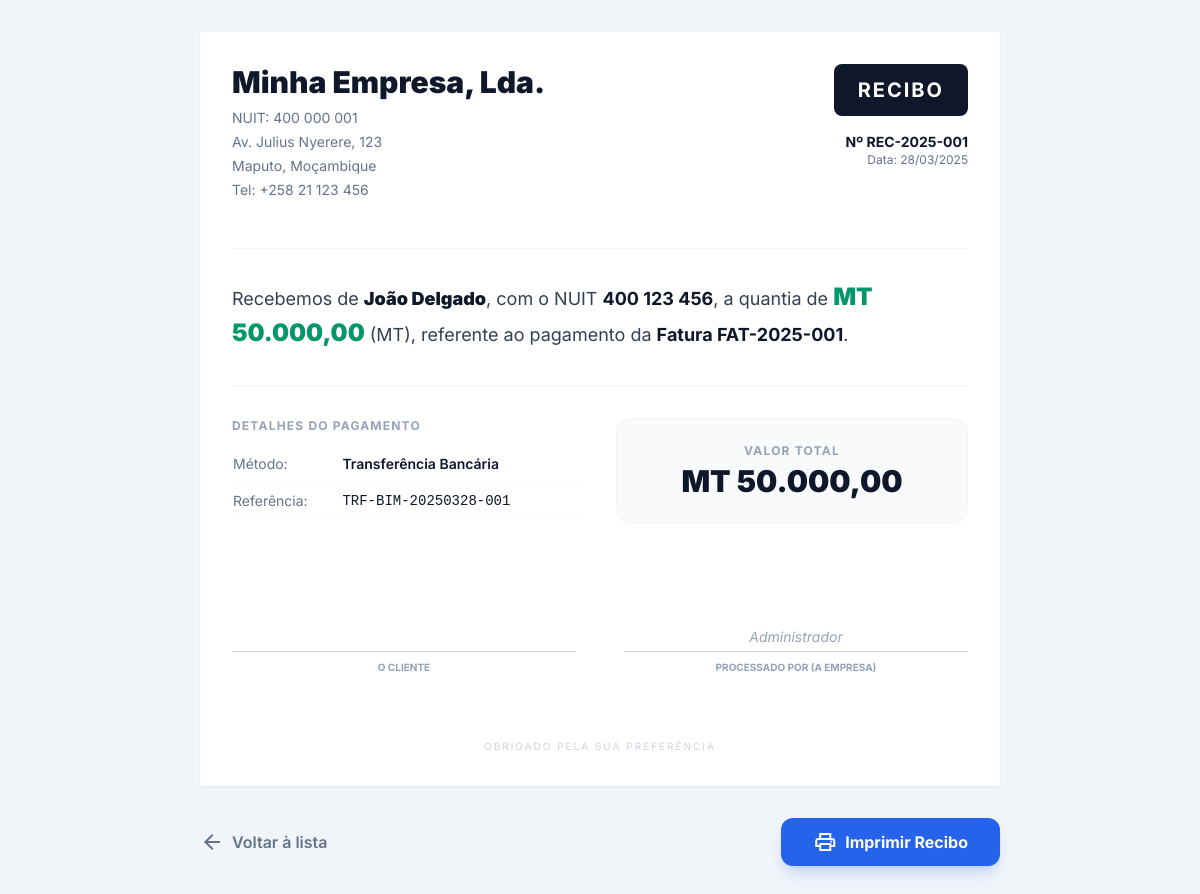
Screenshot of /recibo.php?id=1 (signed in) with the database file from the repository.
### tables this page shows
CREATE TABLE IF NOT EXISTS `company_settings` (
  `id`            INT UNSIGNED NOT NULL AUTO_INCREMENT,
  `name`          VARCHAR(200) NOT NULL,
  `nuit`          VARCHAR(20) NULL COMMENT 'NUIT - Número Único de Identificação Tributária',
  `email`         VARCHAR(191) NULL,
  `phone`         VARCHAR(50) NULL,
  `address`       VARCHAR(300) NULL,
  `city`          VARCHAR(100) NULL,
  `logo`          VARCHAR(255) NULL,
  `iva_rate`      DECIMAL(5,2) NOT NULL DEFAULT 16.00 COMMENT 'Taxa IVA padrão (%)',
  `currency`      VARCHAR(10) NOT NULL DEFAULT 'MT',
  `invoice_prefix`VARCHAR(20) NOT NULL DEFAULT 'FAT',
  `next_invoice_number` INT UNSIGNED NOT NULL DEFAULT 1,
  `payment_terms` TEXT NULL,
  `bank_name`     VARCHAR(150) NULL,
  `bank_account`  VARCHAR(50) NULL,
  `bank_iban`     VARCHAR(50) NULL,
  `created_at`    DATETIME NOT NULL DEFAULT CURRENT_TIMESTAMP,
  `updated_at`    DATETIME NOT NULL DEFAULT CURRENT_TIMESTAMP ON UPDATE CURRENT_TIMESTAMP,
  PRIMARY KEY (`id`)
);

CREATE TABLE IF NOT EXISTS `payments` (
  `id`             INT UNSIGNED NOT NULL AUTO_INCREMENT,
  `invoice_id`     INT UNSIGNED NOT NULL,
  `amount`         DECIMAL(15,2) NOT NULL,
  `payment_date`   DATE NOT NULL,
  `method`         ENUM('dinheiro','transferencia','mobile_money','cheque','outro') NOT NULL DEFAULT 'transferencia',
  `reference`      VARCHAR(200) NULL COMMENT 'Referência da transação',
  `notes`          TEXT NULL,
  `receipt_number` VARCHAR(50) NULL,
  `created_by`     INT UNSIGNED NOT NULL,
  `created_at`     DATETIME NOT NULL DEFAULT CURRENT_TIMESTAMP,
  `updated_at`     DATETIME NOT NULL DEFAULT CURRENT_TIMESTAMP ON UPDATE CURRENT_TIMESTAMP,
  PRIMARY KEY (`id`),
  INDEX `idx_payments_invoice` (`invoice_id`),
  INDEX `idx_payments_date` (`payment_date`),
  INDEX `idx_payments_method` (`method`),
  CONSTRAINT `fk_payments_invoice` FOREIGN KEY (`invoice_id`) REFERENCES `invoices` (`id`) ON DELETE RESTRICT ON UPDATE CASCADE,
  CONSTRAINT `fk_payments_user` FOREIGN KEY (`created_by`) REFERENCES `users` (`id`) ON DELETE RESTRICT ON UPDATE CASCADE
);

CREATE TABLE IF NOT EXISTS `clients` (
  `id`         INT UNSIGNED NOT NULL AUTO_INCREMENT,
  `name`       VARCHAR(200) NOT NULL,
  `nuit`       VARCHAR(20) NULL COMMENT 'NUIT do cliente',
  `email`      VARCHAR(191) NULL,
  `phone`      VARCHAR(50) NULL,
  `address`    VARCHAR(300) NULL,
  `city`       VARCHAR(100) NULL,
  `country`    VARCHAR(100) NOT NULL DEFAULT 'Moçambique',
  `status`     ENUM('ativo','inativo','pendente') NOT NULL DEFAULT 'ativo',
  `notes`      TEXT NULL,
  `created_at` DATETIME NOT NULL DEFAULT CURRENT_TIMESTAMP,
  `updated_at` DATETIME NOT NULL DEFAULT CURRENT_TIMESTAMP ON UPDATE CURRENT_TIMESTAMP,
  PRIMARY KEY (`id`),
  INDEX `idx_clients_name` (`name`),
  INDEX `idx_clients_nuit` (`nuit`),
  INDEX `idx_clients_status` (`status`)
);

CREATE TABLE IF NOT EXISTS `invoices` (
  `id`             INT UNSIGNED NOT NULL AUTO_INCREMENT,
  `client_id`      INT UNSIGNED NOT NULL,
  `quote_id`       INT UNSIGNED NULL COMMENT 'Se convertida de orçamento',
  `invoice_number` VARCHAR(50) NOT NULL UNIQUE,
  `issue_date`     DATE NOT NULL,
  `due_date`       DATE NOT NULL,
  `status`         ENUM('rascunho','emitida','paga','vencida','cancelada') NOT NULL DEFAULT 'rascunho',
  `subtotal`       DECIMAL(15,2) NOT NULL DEFAULT 0.00,
  `iva_rate`       DECIMAL(5,2) NOT NULL DEFAULT 16.00,
  `iva_amount`     DECIMAL(15,2) NOT NULL DEFAULT 0.00,
  `retencao_rate`  DECIMAL(5,2) NOT NULL DEFAULT 0.00 COMMENT 'Taxa de retenção (%)',
  `retencao_amount`DECIMAL(15,2) NOT NULL DEFAULT 0.00,
  `discount`       DECIMAL(15,2) NOT NULL DEFAULT 0.00,
  `total`          DECIMAL(15,2) NOT NULL DEFAULT 0.00,
  `amount_paid`    DECIMAL(15,2) NOT NULL DEFAULT 0.00,
  `amount_due`     DECIMAL(15,2) NOT NULL DEFAULT 0.00,
  `notes`          TEXT NULL,
  `terms`          TEXT NULL,
  `created_by`     INT UNSIGNED NOT NULL,
  `created_at`     DATETIME NOT NULL DEFAULT CURRENT_TIMESTAMP,
  `updated_at`     DATETIME NOT NULL DEFAULT CURRENT_TIMESTAMP ON UPDATE CURRENT_TIMESTAMP,
  PRIMARY KEY (`id`),
  INDEX `idx_invoices_client` (`client_id`),
  INDEX `idx_invoices_status` (`status`),
  INDEX `idx_invoices_due_date` (`due_date`),
  INDEX `idx_invoices_issue_date` (`issue_date`),
  CONSTRAINT `fk_invoices_client` FOREIGN KEY (`client_id`) REFERENCES `clients` (`id`) ON DELETE RESTRICT ON UPDATE CASCADE,
  CONSTRAINT `fk_invoices_quote` FOREIGN KEY (`quote_id`) REFERENCES `quotes` (`id`) ON DELETE SET NULL ON UPDATE CASCADE,
  CONSTRAINT `fk_invoices_user` FOREIGN KEY (`created_by`) REFERENCES `users` (`id`) ON DELETE RESTRICT ON UPDATE CASCADE
);

CREATE TABLE IF NOT EXISTS `users` (
  `id`         INT UNSIGNED NOT NULL AUTO_INCREMENT,
  `name`       VARCHAR(150) NOT NULL,
  `email`      VARCHAR(191) NOT NULL UNIQUE,
  `password`   VARCHAR(255) NOT NULL,
  `role`       ENUM('admin','operador') NOT NULL DEFAULT 'operador',
  `avatar`     VARCHAR(255) NULL,
  `is_active`  TINYINT(1) NOT NULL DEFAULT 1,
  `created_at` DATETIME NOT NULL DEFAULT CURRENT_TIMESTAMP,
  `updated_at` DATETIME NOT NULL DEFAULT CURRENT_TIMESTAMP ON UPDATE CURRENT_TIMESTAMP,
  PRIMARY KEY (`id`),
  INDEX `idx_users_email` (`email`)
);

### recibo.php (called while the page is built, shortened)
<?php
require_once __DIR__ . '/config/database.php';
require_once __DIR__ . '/includes/helpers.php';
$id = (int)($_GET['id'] ?? 0);
$payment = Database::getInstance()->query(
    "SELECT p.*, i.invoice_number, i.issue_date as invoice_date, i.total as invoice_total,
            c.name as client_name, c.nuit as client_nuit, c.address as client_address,
            u.name as received_by
     FROM payments p
     JOIN invoices i ON i.id = p.invoice_id
     JOIN clients c ON c.id = i.client_id
     JOIN users u ON u.id = p.created_by
     WHERE p.id = ? LIMIT 1",
    [$id]
)->fetch();
$company = Database::getInstance()->query("SELECT * FROM company_settings LIMIT 1")->fetch();
require_once __DIR__ . '/views/payments/print.php';

### config/database.php (called while the page is built, shortened)
<?php
class Database
{
    private static ?Database $instance = null;
    private PDO $pdo;
    private function __construct()
    {
        $dsn = sprintf(
            'mysql:host=%s;port=%s;dbname=%s;charset=%s',
            DB_HOST, DB_PORT, DB_NAME, DB_CHARSET
        );
        $options = [
            PDO::ATTR_ERRMODE            => PDO::ERRMODE_EXCEPTION,
            PDO::ATTR_DEFAULT_FETCH_MODE => PDO::FETCH_ASSOC,
            PDO::ATTR_EMULATE_PREPARES   => false,
        ];
        try {
            $this->pdo = new PDO($dsn, DB_USER, DB_PASS, $options);
        } catch (PDOException $e) {
            error_log('Erro de conexão DB: ' . $e->getMessage());
            die(json_encode([
                'success' => false,
                'message' => 'Erro de conexão com a base de dados. Verifique as configurações.'
            ]));
        }
    }
    public static function getInstance(): Database
    {
        if (self::$instance === null) {
            self::$instance = new self();
        }
        return self::$instance;
    }
    public function query(string $sql, array $params = []): PDOStatement
    {
        $stmt = $this->pdo->prepare($sql);
        $stmt->execute($params);
        return $stmt;
    }
}

### includes/helpers.php (called while the page is built, shortened)
<?php
function formatMoney(float $amount, string $currency = 'MT'): string
{
    return $currency . ' ' . number_format($amount, 2, ',', '.');
}
function formatDate(string $date, string $format = 'd/m/Y'): string
{
    return date($format, strtotime($date));
}
function paymentMethodLabel(string $method): string
{
    return match($method) {
        'dinheiro'      => 'Dinheiro',
        'transferencia' => 'Transferência Bancária',
        'mobile_money'  => 'Mobile Money (M-Pesa/e-Mola)',
        'cheque'        => 'Cheque',
        'outro'         => 'Outro',
        default         => ucfirst($method),
    };
}

### views/payments/print.php (the view, shortened to what this page needs)
<!DOCTYPE html>
<html lang="pt">
<head>
    <script src="https://cdn.tailwindcss.com"></script>
</head>
<body class="bg-slate-100 p-4 sm:p-8">
    <div class="max-w-[800px] mx-auto bg-white p-8 shadow-sm print-border rounded-sm">
        <div class="flex justify-between items-start mb-12">
            <div>
                <h1 class="text-3xl font-black text-slate-900 mb-2"><?= htmlspecialchars($company['name']) ?></h1>
                <div class="text-sm text-slate-500 space-y-1">
                    <p>NUIT: <?= htmlspecialchars($company['nuit']) ?></p>
                    <p><?= htmlspecialchars($company['address']) ?></p>
                    <p><?= htmlspecialchars($company['city']) ?>, Moçambique</p>
                    <p>Tel: <?= htmlspecialchars($company['phone']) ?></p>
                </div>
            </div>
            <div class="text-right">
                <div class="bg-slate-900 text-white px-6 py-3 rounded-lg inline-block mb-4">
                    <h2 class="text-xl font-bold uppercase tracking-widest">RECIBO</h2>
                </div>
                <p class="text-sm font-bold text-slate-900">Nº <?= htmlspecialchars($payment['receipt_number']) ?></p>
                <p class="text-xs text-slate-500">Data: <?= formatDate($payment['payment_date']) ?></p>
            </div>
        </div>
        <div class="space-y-8">
            <div class="border-y border-slate-100 py-8">
                <p class="text-lg leading-loose text-slate-700">
                    Recebemos de <span class="font-black text-slate-900"><?= htmlspecialchars($payment['client_name']) ?></span>,
                    com o NUIT <span class="font-bold text-slate-900"><?= htmlspecialchars($payment['client_nuit']) ?></span>,
                    a quantia de <span class="text-2xl font-black text-emerald-600"><?= formatMoney((float)$payment['amount']) ?></span>
                    (<?= htmlspecialchars($company['currency']) ?>), referente ao pagamento da
                    <span class="font-bold text-slate-900">Fatura <?= htmlspecialchars($payment['invoice_number']) ?></span>.
                </p>
            </div>
            <div class="grid grid-cols-2 gap-8">
                <div>
                    <h3 class="text-xs font-bold text-slate-400 uppercase tracking-widest mb-3">Detalhes do Pagamento</h3>
                    <table class="w-full text-sm">
                        <tr class="border-b border-slate-50">
                            <td class="py-2 text-slate-500">Método:</td>
                            <td class="py-2 font-semibold text-slate-900"><?= paymentMethodLabel($payment['method']) ?></td>
                        </tr>
                        <?php if ($payment['reference']): ?>
                        <tr class="border-b border-slate-50">
                            <td class="py-2 text-slate-500">Referência:</td>
                            <td class="py-2 font-mono text-slate-900"><?= htmlspecialchars($payment['reference']) ?></td>
                        </tr>
                        <?php endif; ?>
                    </table>
                </div>
                <div class="bg-slate-50 p-6 rounded-2xl flex flex-col items-center justify-center border border-slate-100">
                    <p class="text-xs font-bold text-slate-400 uppercase tracking-widest mb-1">Valor Total</p>
                    <p class="text-3xl font-black text-slate-900"><?= formatMoney((float)$payment['amount']) ?></p>
                </div>
            </div>
            <div class="grid grid-cols-2 gap-12 pt-12">
                <div class="text-center">
                    <div class="border-b border-slate-300 mb-2 h-12"></div>
                    <p class="text-[10px] text-slate-400 uppercase font-bold">O Cliente</p>
                </div>
                <div class="text-center">
                    <div class="border-b border-slate-300 mb-2 h-12 flex items-end justify-center">
                        <span class="text-slate-400 italic text-sm mb-1"><?= htmlspecialchars($payment['received_by']) ?></span>
                    </div>
                    <p class="text-[10px] text-slate-400 uppercase font-bold">Processado por (A Empresa)</p>
                </div>
            </div>
        </div>
        <div class="mt-16 text-center text-[10px] text-slate-300 uppercase tracking-[0.2em]">
            Obrigado pela sua preferência
        </div>
    </div>
    <div class="max-w-[800px] mx-auto mt-8 flex justify-between no-print">
        <a href="/Sistema%20de%20Faturacao/pagamentos.php" class="flex items-center gap-2 text-slate-500 hover:text-slate-900 font-semibold transition-colors">
            <span class="material-symbols-outlined">arrow_back</span>
            Voltar à lista
        </a>
        <button onclick="window.print()" class="bg-blue-600 hover:bg-blue-700 text-white px-8 py-3 rounded-xl font-bold shadow-lg shadow-blue-600/20 flex items-center gap-2 transition-all active:scale-95">
            <span class="material-symbols-outlined">print</span>
            Imprimir Recibo
        </button>
    </div>
</body>
</html>

### views/payments/print.php (style rules this page uses)
body { font-family: 'Inter', sans-serif; }

### rows the page displays
company_settings: name "Minha Empresa, Lda.", nuit "400 000 001", address "Av. Julius Nyerere, 123", city "Maputo", phone "+258 21 123 456", currency "MT"
payments: receipt_number "REC-2025-001", payment_date "28/03/2025", clients.name "João Delgado", clients.nuit "400 123 456", amount "MT 50.000,00", invoice.invoice_number "FAT-2025-001", method "Transferência Bancária", reference "TRF-BIM-20250328-001", created_by.name "Administrador"
